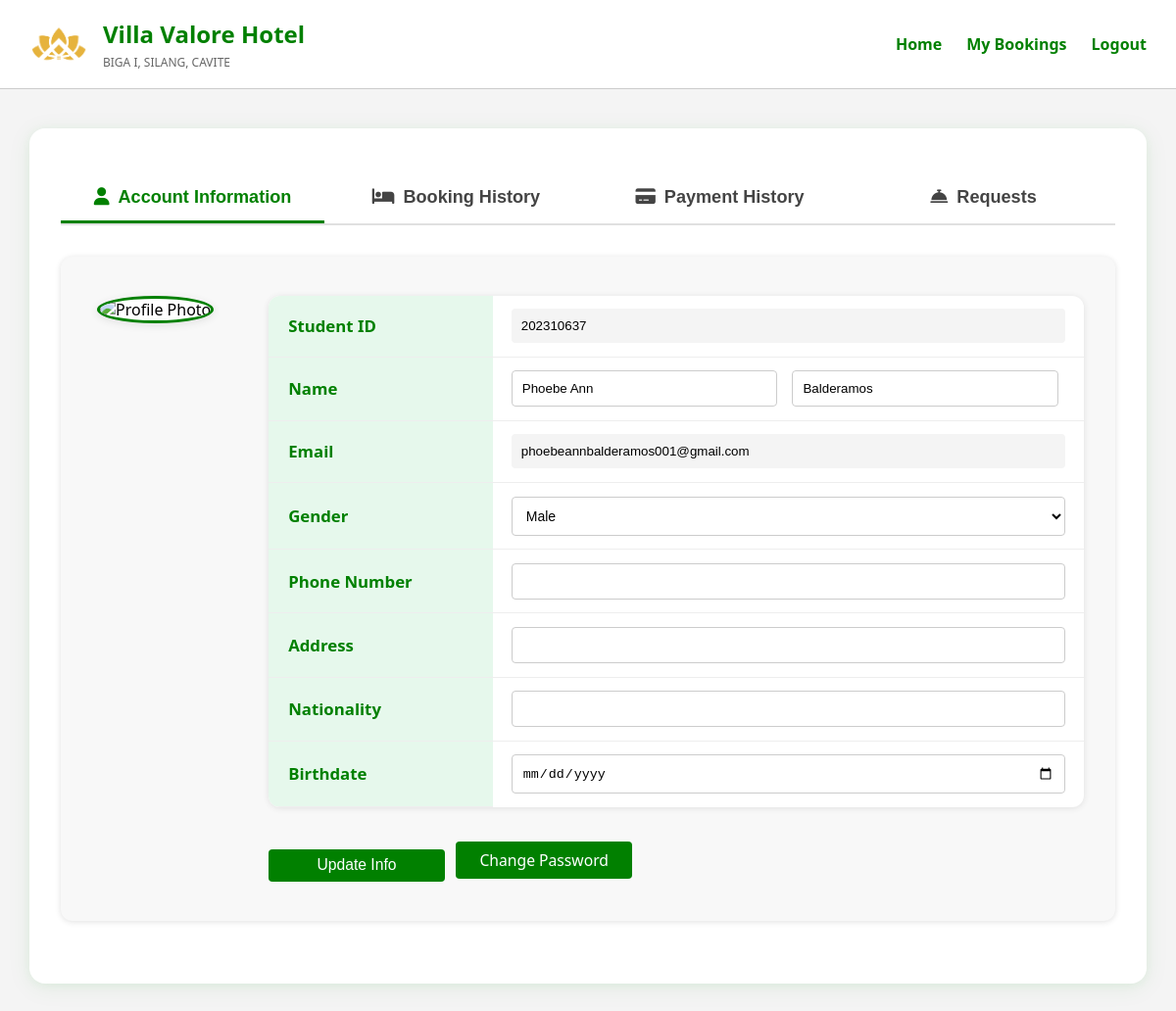
Page /guest/mybookings.php (signed in) on the committed database.
### tables this page shows
CREATE TABLE `student` (
  `StudentID` int(9) NOT NULL,
  `FirstName` varchar(255) NOT NULL,
  `LastName` varchar(255) NOT NULL,
  `Gender` enum('Male','Female','Prefer not to say','') NOT NULL,
  `PhoneNumber` varchar(11) NOT NULL,
  `Address` varchar(255) NOT NULL,
  `Email` varchar(255) NOT NULL,
  `Nationality` text NOT NULL,
  `Birthdate` date NOT NULL,
  `Password` varchar(255) NOT NULL,
  `ConfirmPassword` varchar(255) NOT NULL,
  `OTP` varchar(100) NOT NULL,
  `OTP_Send_Time` varchar(100) NOT NULL,
  `Verify_OTP` varchar(100) NOT NULL,
  `IP` varchar(100) NOT NULL,
  `Status` varchar(100) NOT NULL
);

### guest/mybookings.php (the view, shortened to what this page needs)
<?php
include 'connections.php';
$student_id = $_SESSION['student_id'] ?? '';
$student = $conn->query("SELECT * FROM student WHERE StudentID = '$student_id'")->fetch_assoc();
?>
<!DOCTYPE html>
<html lang="en">
<head>
  <link rel="stylesheet" href="style.css">
  <link rel="stylesheet" href="https://cdnjs.cloudflare.com/ajax/libs/font-awesome/6.5.0/css/all.min.css" />
</head>
<body>
<header class="main-header">
  <div class="brand">
    <img src="villa-valore-logo.png" alt="Villa Valore Logo" class="villa-logo">
    <div class="brand-text">
      <h1>Villa Valore Hotel</h1>
      <small>BIGA I, SILANG, CAVITE</small>
    </div>
  </div>
  <nav class="nav-links">
    <a href="index.php">Home</a>
    <a href="mybookings.php">My Bookings</a>
    <?php if (isset($_SESSION['student_id'])): ?>
      <a href="logout.php">Logout</a>
    <?php else: ?>
      <a href="login.php">Log In</a>
    <?php endif; ?>
  </nav>
</header>
<div class="main-section-container">
<div class="tab-bar">
  <button class="tab-btn active" id="tab-account" type="button"><i class="fa-solid fa-user"></i>Account Information</button>
  <button class="tab-btn" id="tab-booking" type="button"><i class="fa-solid fa-bed"></i>Booking History</button>
  <button class="tab-btn" id="tab-payment" type="button"><i class="fa-solid fa-credit-card"></i>Payment History</button>
  <button class="tab-btn" id="tab-requests" type="button"><i class="fa-solid fa-bell-concierge"></i>Requests</button>
</div>
<div class="tab-content active" id="content-account">
  <?php $profilePhoto = !empty($student['ProfilePhoto']) ? 'images/profiles/' . htmlspecialchars($student['ProfilePhoto']) : 'images/default-profile.png'; ?>
  <div class="profile-card" style="display:flex;flex-direction:row;align-items:flex-start;gap:2.5em;max-width:1200px;margin:0 auto 2em auto;padding:2.5em 2em 2em 2em;width:100%;">
    <div style="flex:0 0 140px;display:flex;flex-direction:column;align-items:center;position:relative;">
      <form method="POST" enctype="multipart/form-data" id="photoUploadForm" style="position:relative;width:130px;height:130px;">
        <img src="<?php echo $profilePhoto; ?>" alt="Profile Photo" class="profile-photo" style="width:130px;height:130px;">
      </form>
    </div>
    <div style="flex:1;display:flex;flex-direction:column;justify-content:space-between;height:100%;min-width:0;">
      <form method="POST" id="accountInfoForm">
        <table class="account-table" style="margin-top:0;margin-bottom:1.5em;width:100%;max-width:100%;">
          <tr><th>Student ID</th><td id="td-studentid"><input type="text" name="student_id" value="<?php echo htmlspecialchars($student['StudentID']); ?>" readonly style="width:100%;background:#f4f4f4;border:none;"></td></tr>
          <tr><th>Name</th><td id="td-name">
            <input type="text" name="first_name" value="<?php echo htmlspecialchars($student['FirstName']); ?>" style="width:48%;margin-right:2%;" required>
            <input type="text" name="last_name" value="<?php echo htmlspecialchars($student['LastName']); ?>" style="width:48%;" required>
          </td></tr>
          <tr><th>Email</th><td id="td-email"><input type="email" name="email" value="<?php echo htmlspecialchars($student['Email']); ?>" readonly style="width:100%;background:#f4f4f4;border:none;"></td></tr>
          <tr><th>Gender</th><td id="td-gender">
            <select name="gender" style="width:100%;">
              <option value="Male" <?php if ($student['Gender'] == 'Male') echo 'selected'; ?>>Male</option>
            </select>
          </td></tr>
          <tr><th>Phone Number</th><td id="td-phone"><input type="text" name="phone" value="<?php echo htmlspecialchars($student['PhoneNumber']); ?>" style="width:100%;"></td></tr>
          <tr><th>Address</th><td id="td-address"><input type="text" name="address" value="<?php echo htmlspecialchars($student['Address']); ?>" style="width:100%;"></td></tr>
          <tr><th>Nationality</th><td id="td-nationality"><input type="text" name="nationality" value="<?php echo htmlspecialchars($student['Nationality']); ?>" style="width:100%;"></td></tr>
          <tr><th>Birthdate</th><td id="td-birthdate"><input type="date" name="birthdate" value="<?php echo htmlspecialchars($student['Birthdate']); ?>" style="width:100%;"></td></tr>
        </table>
        <div style="text-align:left;width:100%;margin-top:auto;display:flex;gap:0.7em;align-items:center;">
          <form method="POST" id="accountInfoFormBtn" style="display:inline;">
            <button type="submit" name="save_account_info" class="change-password-btn" style="background:#018000;padding:0.5em 1.2em;font-size:0.98em;border-radius:4px;width:180px;min-width:180px;max-width:180px;text-align:center;">Update Info</button>
          </form>
          <a href="account/change_password.php" class="change-password-btn" style="margin:0;padding:0.5em 1.2em;font-size:0.98em;border-radius:4px;width:180px;min-width:180px;max-width:180px;text-align:center;display:inline-block;">Change Password</a>
        </div>
      </form>
    </div>
  </div>
</div>
</div>
</body>
</html>

### guest/style.css (style rules this page uses)
* { margin: 0; padding: 0; box-sizing: border-box; }
body { font-family: Arial, sans-serif; margin: 0; background: #f8f8f8; }
.main-header { display: flex; justify-content: space-between; align-items: center; padding: 15px 30px; background-color: white; border-bottom: 1px solid #ccc; flex-wrap: wrap; }
.brand { display: flex; align-items: center; }
.villa-logo { height: 60px; margin-right: 15px; }
.brand-text h1 { color: #018000; font-size: 24px; font-weight: bold; }
.brand-text small { color: #666; font-size: 12px; }
.nav-links { display: flex; align-items: center; gap: 25px; position: relative; }
.nav-links a { text-decoration: none; color: #018000; font-weight: bold; font-size: 16px; position: relative; }
a { color: #0066cc; text-decoration: none; }
i { font-style: normal; }
select, .filter-btn { padding: 10px 14px; font-size: 14px; border-radius: 6px; border: 1px solid #ccc; background-color: #fff; cursor: pointer; }
input, select { width: 100%; padding: 10px; border: 1px solid #ccc; border-radius: 4px; }

### guest/mybookings.php (style rules this page uses)
:root { --primary-green: #018000; --primary-green-dark: #016b00; --card-bg: #f8f8f8; --border-radius: 12px; --shadow: 0 2px 12px rgba(1,128,0,0.07); }
body { background: #f4f4f4; font-family: 'Segoe UI', Arial, sans-serif; }
.tab-bar { display: flex; justify-content: space-between; align-items: flex-end; border-bottom: 2px solid #e0e0e0; margin-bottom: 2em; background: #fff; border-radius: var(--border-radius) var(--border-radius) 0 0; overflow: hidden; width: 100%; }
.tab-btn { flex: 1; text-align: center; padding: 1.1em 0 0.7em 0; background: #fff; border: none; border-bottom: 3px solid transparent; color: #444; font-size: 1.13em; font-weight: 600; cursor: pointer; outline: none; transition: background 0.18s, border-bottom 0.18s, color 0.18s; position: relative; }
.tab-btn .fa-solid { margin-right: 0.5em; }
.tab-btn.active, .tab-btn:focus { background: #fff; border-bottom: 3px solid var(--primary-green); color: var(--primary-green); z-index: 2; }
.tab-content { display: none; }
.tab-content.active { display: block; }
.profile-card { background: var(--card-bg); border-radius: var(--border-radius); box-shadow: 0 1px 6px #e0e0e0; padding: 2.5em 2vw 2em 2vw; margin-bottom: 2em; display: flex; flex-direction: column; align-items: center; position: relative; width: 100%; max-width: 100vw; }
.profile-photo { width: 110px; height: 110px; object-fit: cover; border-radius: 50%; border: 3px solid var(--primary-green); box-shadow: 0 2px 8px #e0e0e0; margin-bottom: 1em; background: #fff; }
.account-table, .booking-table, .payment-table, .requests-table { width: 100%; border-collapse: collapse; background: #fff; border-radius: var(--border-radius); overflow: hidden; margin-top: 1.5em; box-shadow: 0 1px 6px #e0e0e0; max-width: 100vw; }
.account-table th, .account-table td, .booking-table th, .booking-table td, .payment-table th, .payment-table td, .requests-table th, .requests-table td { padding: 0.85em 1.2em; border-bottom: 1px solid #eee; text-align: left; }
.account-table th, .booking-table th, .payment-table th, .requests-table th { background: #e6f8ec; color: var(--primary-green); font-weight: 600; font-size: 1.05em; }
.account-table tr:last-child td, .booking-table tr:last-child td, .payment-table tr:last-child td, .requests-table tr:last-child td { border-bottom: none; }
.change-password-btn, .request-btn { display: inline-block; padding: 0.5em 1.2em; background: var(--primary-green); color: #fff; border-radius: 4px; text-decoration: none; font-size: 0.98em; margin-top: 1.2em; margin-bottom: 0.5em; border: none; transition: background 0.2s; cursor:pointer; }
.main-section-container { background: #fff; border-radius: 16px; box-shadow: 0 4px 24px rgba(1,128,0,0.08), 0 1.5px 8px rgba(44,204,64,0.06); max-width: 1200px; margin: 2.5em auto 2em auto; padding: 2.5em 2em 2em 2em; min-height: 70vh; width: 95vw; transition: box-shadow 0.2s; }

### rows in the picture
student: student_id "202310637", first_name "Phoebe Ann", last_name "Balderamos", email "phoebeannbalderamos001@gmail.com", gender "Male"
